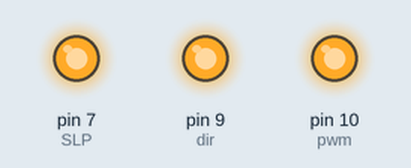
A sketch run on a simulated Arduino Uno, built with avr-gcc and run on an emulated ATmega328P. Shown: output pins drawn as LEDs (lit = HIGH).

Above: at 1.0 s.
At 2.5 s:
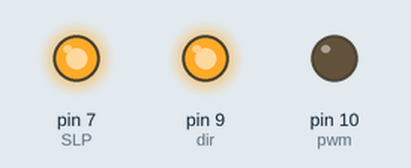
At 5.5 s:
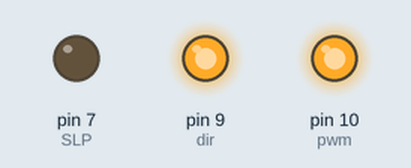
Timing chart, 0 to 6.9 s (numbered marks = the images above):
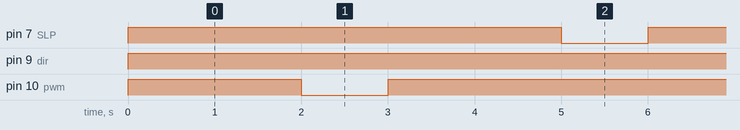

Measured:
- by itself, pin 7 (SLP): alternates HIGH for 5.0 s and LOW for 1.0 s
- by itself, pin 9 (dir): LOW → HIGH at 0.00 s
- by itself, pin 10 (pwm): repeats every 6.0 s: LOW 1.0 s, HIGH 5.0 s

The sketch:

MD01test.ino
```cpp
int SLP = 7;
int pwm = 10;
int dir = 9;


void setup() {
  // put your setup code here, to run once:
  pinMode(SLP, OUTPUT);
  pinMode(pwm, OUTPUT);
  pinMode(dir, OUTPUT);
}

void loop() {

  digitalWrite(SLP, HIGH);  // 高电平使能，低电平睡眠模式（停止）
  digitalWrite(dir, HIGH);  // CW
  analogWrite(pwm, 255);
  delay(2000);

  digitalWrite(pwm, LOW);  // 刹车
  delay(1000);

  digitalWrite(dir, HIGH);  // CW
  analogWrite(pwm, 255);
  delay(2000);

  digitalWrite(SLP, LOW);  //自由停止
  delay(1000);
}
```
